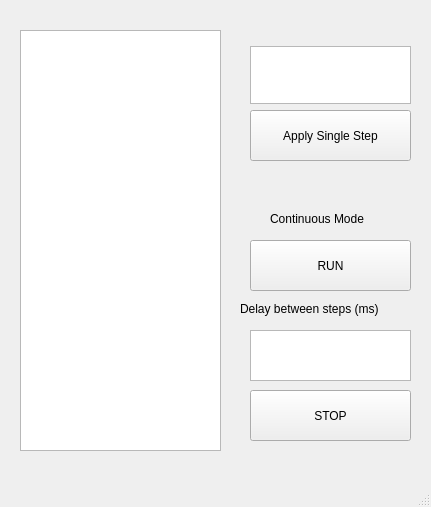
<?xml version="1.0" encoding="UTF-8"?>
<ui version="4.0">
 <class>MainWindow</class>
 <widget class="QMainWindow" name="MainWindow">
  <property name="geometry">
   <rect>
    <x>0</x>
    <y>0</y>
    <width>431</width>
    <height>507</height>
   </rect>
  </property>
  <property name="windowTitle">
   <string>MainWindow</string>
  </property>
  <widget class="QWidget" name="centralwidget">
   <widget class="QPlainTextEdit" name="plainTextEdit">
    <property name="geometry">
     <rect>
      <x>20</x>
      <y>30</y>
      <width>201</width>
      <height>421</height>
     </rect>
    </property>
   </widget>
   <widget class="QPushButton" name="pushButton_2">
    <property name="geometry">
     <rect>
      <x>250</x>
      <y>240</y>
      <width>161</width>
      <height>51</height>
     </rect>
    </property>
    <property name="text">
     <string>RUN</string>
    </property>
   </widget>
   <widget class="QLabel" name="label">
    <property name="geometry">
     <rect>
      <x>270</x>
      <y>210</y>
      <width>121</width>
      <height>17</height>
     </rect>
    </property>
    <property name="text">
     <string>Continuous Mode</string>
    </property>
   </widget>
   <widget class="QLabel" name="label_2">
    <property name="geometry">
     <rect>
      <x>240</x>
      <y>300</y>
      <width>175</width>
      <height>17</height>
     </rect>
    </property>
    <property name="text">
     <string>Delay between steps (ms)</string>
    </property>
   </widget>
   <widget class="QPushButton" name="pushButton_3">
    <property name="geometry">
     <rect>
      <x>250</x>
      <y>390</y>
      <width>161</width>
      <height>51</height>
     </rect>
    </property>
    <property name="text">
     <string>STOP</string>
    </property>
   </widget>
   <widget class="QTextBrowser" name="textBrowser">
    <property name="geometry">
     <rect>
      <x>250</x>
      <y>46</y>
      <width>161</width>
      <height>58</height>
     </rect>
    </property>
   </widget>
   <widget class="QPushButton" name="pushButton">
    <property name="geometry">
     <rect>
      <x>250</x>
      <y>110</y>
      <width>161</width>
      <height>51</height>
     </rect>
    </property>
    <property name="text">
     <string>Apply Single Step</string>
    </property>
   </widget>
   <widget class="QTextEdit" name="textEdit">
    <property name="geometry">
     <rect>
      <x>250</x>
      <y>330</y>
      <width>161</width>
      <height>51</height>
     </rect>
    </property>
   </widget>
  </widget>
  <widget class="QMenuBar" name="menubar">
   <property name="geometry">
    <rect>
     <x>0</x>
     <y>0</y>
     <width>431</width>
     <height>22</height>
    </rect>
   </property>
  </widget>
  <widget class="QStatusBar" name="statusbar"/>
 </widget>
 <resources/>
 <connections/>
</ui>
